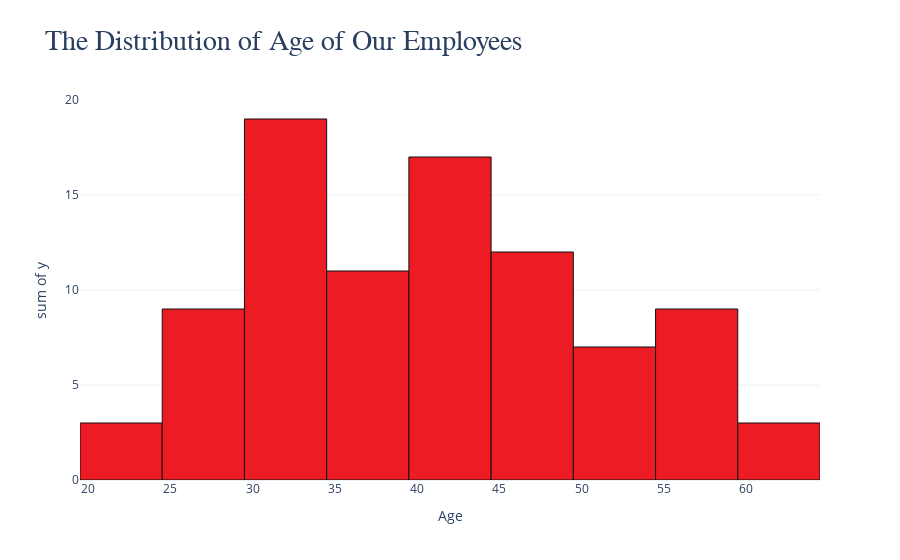

Source (notebook cell):
### Code cell
fig = px.histogram(
    data_frame= birth, 
    x= (current_year - birth.index),
    y= birth,
    nbins= 15,
    color_discrete_sequence=['#ED1C24'],
    labels={'x': 'Age', 'sum of y':'Frequency'},
    title= 'The Distribution of Age of Our Employees',
    template= 'plotly_white'
    )

custom_layout()

fig.update_traces(
    textfont = {
        'size': 20,
        'family': 'tahoma',
        'color': '#fff'
    },
    hovertemplate = 'Age: %{x}<br>Frequency: %{y}',
    marker = dict(line=dict(color='#111', width=1))
)

### Figure 1 — Plotly figure (JSON) as saved in the notebook; plotly's stock layout.template omitted (floating-point values rounded to 4 significant figures)
{"data": [{"alignmentgroup": "True", "bingroup": "x", "histfunc": "sum", "hovertemplate": "Age: %{x}<br>Frequency: %{y}", "legendgroup": "", "marker": {"color": "#ED1C24", "line": {"color": "#111", "width": 1}, "pattern": {"shape": ""}}, "name": "", "nbinsx": 15, "offsetgroup": "", "orientation": "v", "showlegend": false, "textfont": {"color": "#fff", "family": "tahoma", "size": 20}, "type": "histogram", "x": [34, 33, 28, 49, 40, 38, 41, 32, 44, 45, 55, 42, 29, 36, 37, 56, 31, 54, 35, 57, 30, 50, 43, 59, 48, 53, 24, 60, 52, 51, 63, 46, 39, 25, 23, 58, 47, 22, 61], "xaxis": "x", "y": [6, 5, 5, 5, 4, 4, 4, 4, 4, 4, 3, 3, 3, 2, 2, 2, 2, 2, 2, 2, 2, 2, 2, 1, 1, 1, 1, 1, 1, 1, 1, 1, 1, 1, 1, 1, 1, 1, 1], "yaxis": "y"}], "layout": {"barmode": "relative", "hoverlabel": {"bgcolor": "#111", "font": {"family": "arial", "size": 16}}, "legend": {"tracegroupgap": 0}, "showlegend": false, "title": {"font": {"family": "tahoma", "size": 28}, "text": "The Distribution of Age of Our Employees"}, "xaxis": {"anchor": "y", "domain": [0, 1], "title": {"text": "Age"}}, "yaxis": {"anchor": "x", "domain": [0, 1], "title": {"text": "sum of y"}}}}
